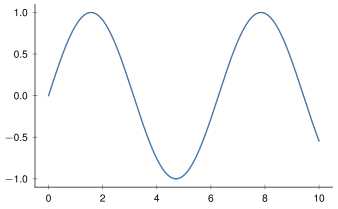

Generate this figure with Python:
import numpy as np
import pub_style

X = np.linspace(0, 10, 1000)
Y = np.sin(X)

pub_style.use()
fig, ax = pub_style.new_figure()
ax.plot(X, Y)
fig.savefig("plots-gallery/simplest.pdf")
